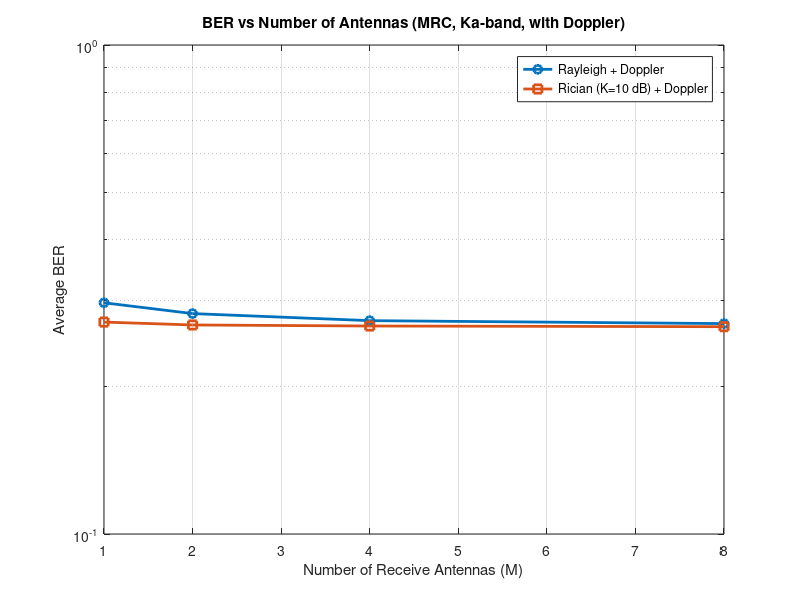

Write MATLAB code to recreate this figure.
% Parameters
fc = 30e9;             % Carrier frequency (Hz, Ka-band)
c = 3e8;               % Speed of light (m/s)
Pt = 1;                % Transmit power (W)
Gt_dB = 35;            % Transmit antenna gain (dBi)
Gr_dB = 35;            % Receive antenna gain (dBi)
Gt = 10^(Gt_dB/10);
Gr = 10^(Gr_dB/10);
h = 600e3;             % Satellite altitude (m)
Re = 6371e3;           % Earth radius (m)
F = 10;                % Noise figure (linear)
k = 1.38e-23;          % Boltzmann constant
T = 290;               % Temperature (Kelvin)
BW = 100e6;            % Bandwidth (Hz)
N0 = k * T * F * BW;   % Noise power

% Doppler calculation
G = 6.67430e-11;       % Gravitational constant
M_E = 5.972e24;        % Mass of Earth
w_sat = sqrt(G*M_E/(Re + h)^3);
v_rel = w_sat * Re;    % Relative velocity at horizon
fd = fc * v_rel / c;   % Doppler shift (Hz)
fprintf('Estimated Doppler frequency: %.2f Hz\n', fd);

% Path loss calculation (free-space)
d = sqrt((Re + h)^2 - Re^2);
L_fs = (4 * pi * d * fc / c)^2;
Pr = Pt * Gt * Gr / L_fs;  % Received power (W)

% Simulation settings
numSymbols = 1e4;       % Number of symbols
K_dB = 10;              % Rician K-factor in dB
K = 10^(K_dB/10);
antenna_counts = [1 2 4 8]; % Number of receive antennas
avgBER_rayleigh = zeros(size(antenna_counts));
avgBER_rician = zeros(size(antenna_counts));

for idx = 1:length(antenna_counts)
    M = antenna_counts(idx);
    
    % Rayleigh fading channel (M antennas)
    H_ray = (randn(M, numSymbols) + 1j*randn(M, numSymbols))/sqrt(2);
    % Apply MRC: sum of squared magnitudes
    H_MRC_ray = sum(abs(H_ray).^2,1);
    SNR_ray = (Pr .* H_MRC_ray) ./ (M * N0);
    ber_ray = 0.5 * erfc(sqrt(SNR_ray)); % Approximate BPSK BER
    avgBER_rayleigh(idx) = mean(ber_ray);
    
    % Rician fading channel (M antennas)
    LOS = sqrt(K/(K+1));
    NLOS = sqrt(1/(2*(K+1)));
    H_rician = LOS + NLOS*(randn(M,numSymbols) + 1j*randn(M,numSymbols));
    H_MRC_rician = sum(abs(H_rician).^2,1);
    SNR_rician = (Pr .* H_MRC_rician) ./ (M * N0);
    ber_rician = 0.5 * erfc(sqrt(SNR_rician));
    avgBER_rician(idx) = mean(ber_rician);
end

% Plot results
figure;
semilogy(antenna_counts, avgBER_rayleigh, 'o-', 'LineWidth', 2);
hold on;
semilogy(antenna_counts, avgBER_rician, 's-', 'LineWidth', 2);
grid on;
xlabel('Number of Receive Antennas (M)');
ylabel('Average BER');
title('BER vs Number of Antennas (MRC, Ka-band, with Doppler)');
legend('Rayleigh + Doppler', sprintf('Rician (K=%d dB) + Doppler', K_dB), 'Location', 'Best');
